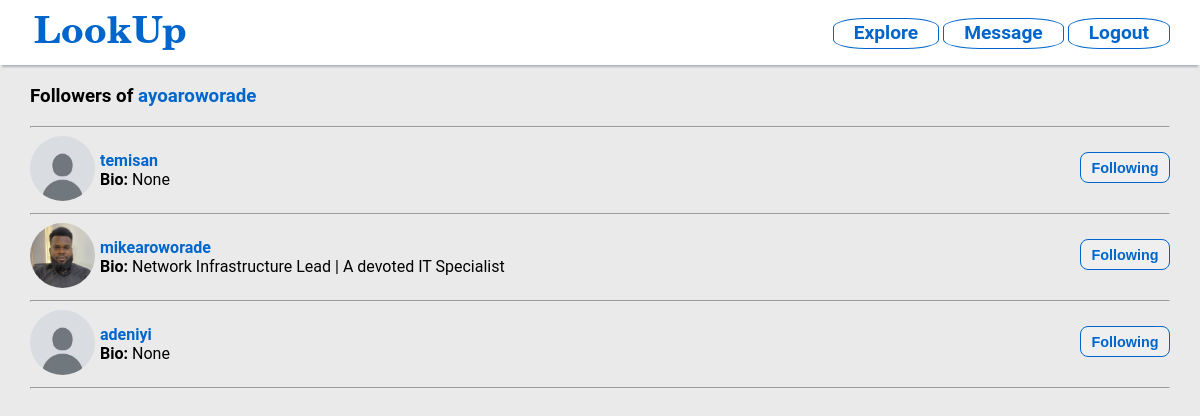
/user/ayoaroworade/followers (signed in), run on the app's committed database.
### app/models.py (models this page shows, shortened)
class User(UserMixin, db.Model):
    id = db.Column(db.Integer, primary_key=True)
    username = db.Column(db.String(64), unique=True, nullable=False, index=True)
    email = db.Column(db.String(120), unique=True, nullable=False, index=True)
    password_hash = db.Column(db.String(128))
    about_me = db.Column(db.String(140))
    last_seen = db.Column(db.DateTime, default=datetime.utcnow)
    image = db.Column(db.String(120), nullable=True)  # Path to the user's profile image
    gender = db.Column(db.String(10))  # Example values: 'male', 'female', 'other'
    posts = db.relationship('Post', back_populates='author')
    followed = db.relationship(
        'User', secondary=followers,
        primaryjoin=(followers.c.follower_id == id),
        secondaryjoin=(followers.c.followed_id == id),
        back_populates='followers',  lazy='dynamic'
    )
    followers = db.relationship(
        'User', secondary=followers,
        primaryjoin=(followers.c.followed_id == id),
        secondaryjoin=(followers.c.follower_id == id),
        back_populates='followed',  lazy='dynamic'
    )
    def is_following(self, user):
        return self.followed.filter(followers.c.followed_id == user.id).count() > 0

### app/routes.py (the view)
@app.route("/user/<username>/followers")
@login_required
def user_followers(username):
    user = User.query.filter_by(username=username).first_or_404()
    followers = user.followers.all()
    follow_form = FollowForm()
    unfollow_form = UnfollowForm()
    return render_template('followers.html', user=user, followers=followers, follow_form=follow_form, unfollow_form=unfollow_form)

### app/forms.py
class FollowForm(FlaskForm):
    submit = SubmitField('Follow')

class UnfollowForm(FlaskForm):
    submit = SubmitField('Following')

### app/models.py (called while the page is built)
@login.user_loader
def load_user(id):
    return db.session.get(User, int(id))

### app/routes.py (called while the page is built)
@app.before_request
def before_request():
    if current_user.is_authenticated:
        current_user.last_seen = datetime.now(timezone.utc)
        db.session.commit()

### app/templates/followers.html (shortened to what this page needs)
{% extends "base.html" %}
{% block content %}
  <h3 class="greet-user">Followers of <a href="{{ url_for('user', username=current_user.username) }}">{{ current_user.username }}</a></h3>
  <div class="follower_following">
    <hr>
    {% for follower in followers %}
    <div class="follower_following">
      <div class="follower_following-detail">
        <div class="follower_following-detail-left">
          <a href="{{ url_for('user', username=follower.username) }}"><img class="circular-portrait" src="{{ url_for('static', filename='profile_pics/' +follower.image) if follower.image else url_for('static', filename='profile_pics/default.png') }}" alt="profile Image" class="img-thumbnail" width="65"></a>
          <div class="follower_following-username-bio" >
            <a class="follower_following-username" href="{{ url_for('user', username=follower.username) }}">{{ follower.username }}</a>
            <p class="follower_following-bio"><strong>Bio: </strong>{{ follower.about_me }}</p>
          </div>
        </div>
        <div class="follower_following-detail-right">
          {% if current_user.is_authenticated and current_user != follower %}
          {% if current_user.is_following(follower) %}
            <form action="{{ url_for('unfollow', username=follower.username) }}" method="post">
              {{ unfollow_form.submit(class="unfollow") }}
            </form>
          {% else %}
            <form action="{{ url_for('follow', username=follower.username) }}" method="post">
              {{ follow_form.hidden_tag() }}
              {{ follow_form.submit(class="follow") }}
            </form>
          {% endif %}
          {% endif %}
        </div>
    </div>
    <hr>
    {% endfor %}
    </div>
  </div>
{% endblock %}

### app/static/style/style.css (style rules this page uses)
:root { --primary-color: #0066cc; --gray-dark: #adb5bd; --gray-light: #eaeaea; --color-success: #198754; --color-danger: #D0312D; --color-text: #1E1C1B; --color-warning: #ffc107; --color-info: #0dcaf0; }
* { box-sizing: border-box; }
body { padding: 0; margin: 0; background-color: var(--gray-light); font-size: 1rem; font-family: Poppins, Roboto, "Helvetica Neue", "Noto Sans", "Liberation Sans", Arial, sans-serif, "Apple Color Emoji", "Segoe UI Emoji", "Segoe UI Symbol", "Noto Color Emoji"; }
.follow, .unfollow { display: block; width: 90px; margin-top: 0.1rem; margin-bottom: 0.4rem; padding: 0.4rem; color: var(--primary-color); border: 1px solid var(--primary-color); border-radius: 0.5rem; cursor: pointer; font-size: 0.9em; font-weight: 700; }
.greet-user a { color: var(--primary-color); text-decoration: none; }
.circular-portrait { border-radius: 50%; }
.follower_following-detail { display: flex; justify-content: space-between; align-items: center; }
.follower_following-detail-left { display: flex; align-items: center; }
.follower_following-username, .follower_following-bio { margin: 0 0 0 5px; padding: 0; }
.follower_following-username { text-decoration: none; color: var(--primary-color); font-weight: 700; }

### data on the page
User: username "ayoaroworade"
User: username "temisan", about_me "None"
User: image (picture), username "mikearoworade", about_me "Network Infrastructure Lead | A devoted IT Specialist"
User: username "adeniyi", about_me "None"
